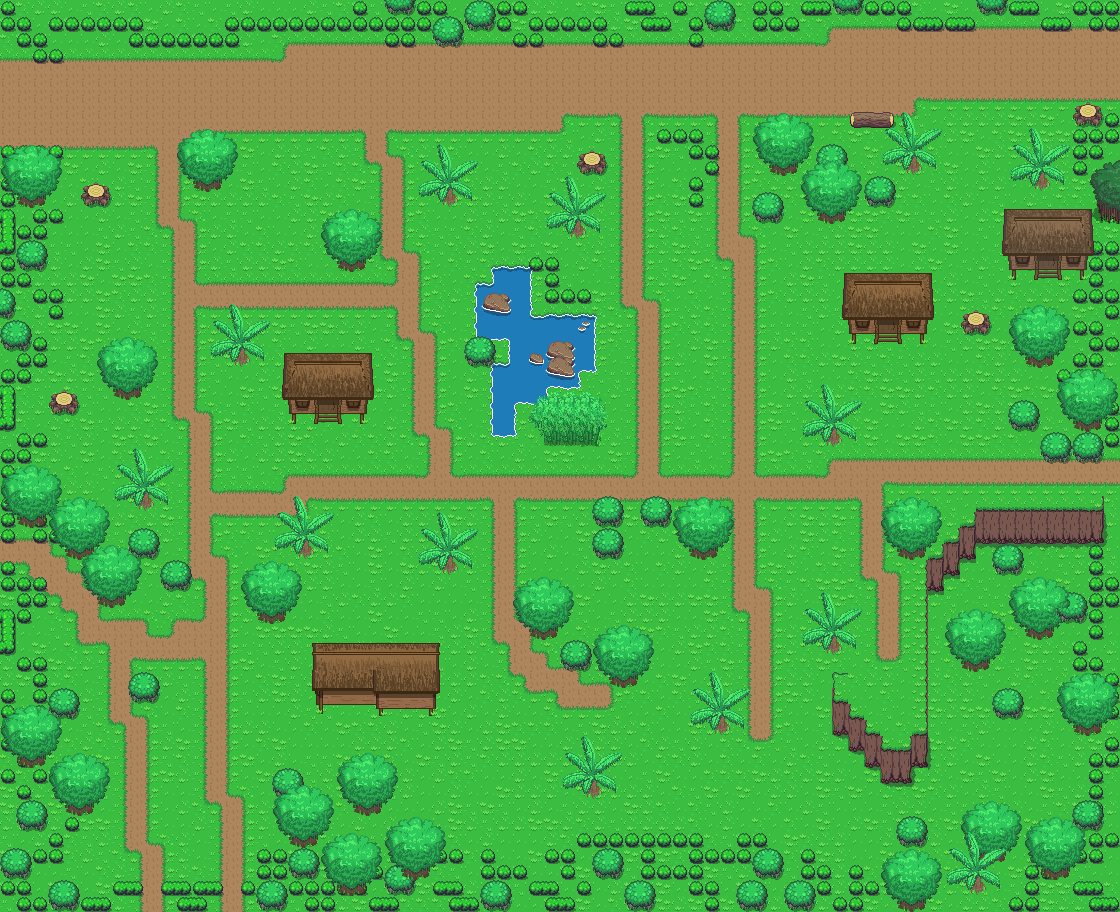

A 2D game scene composited from a Tiled map and its tileset images. What follows is a short description and the map's XML, with each tile layer's data collapsed to a summary:
An orthogonal 70x57 tile map with 16x16 px tiles, 10 tile layers (Base, endblocks, Cliff, Objects 1, ...), 2 tilesets.

<map version="1.0.0" orientation="orthogonal" renderorder="left-down" width="70" height="57" tilewidth="16" tileheight="16" nextobjectid="1">
 <tileset firstgid="1" source="../Tileset/Overworld.tsx" />
 <tileset firstgid="1729" source="../Tileset/Building.tsx" />
 <layer name="Base" width="70" height="57">
  <data>[3990 cells, 3990 non-empty, 33 distinct tile ids]</data>
 </layer>
 <layer name="endblocks" width="70" height="57">
  <data>[3990 cells, 280 non-empty, 18 distinct tile ids]</data>
 </layer>
 <layer name="Cliff" width="70" height="57">
  <data>[3990 cells, 86 non-empty, 17 distinct tile ids]</data>
 </layer>
 <layer name="Objects 1" width="70" height="57">
  <data>[3990 cells, 58 non-empty, 17 distinct tile ids]</data>
 </layer>
 <layer name="Plants 1" width="70" height="57">
  <data>[3990 cells, 234 non-empty, 14 distinct tile ids]</data>
 </layer>
 <layer name="Building 1" width="70" height="57">
  <data>[3990 cells, 92 non-empty, 64 distinct tile ids]</data>
 </layer>
 <layer name="Building 2" width="70" height="57">
  <data>[3990 cells, 28 non-empty, 28 distinct tile ids]</data>
 </layer>
 <layer name="Objects 2" width="70" height="57">
  <data>[3990 cells, 0 non-empty, 0 distinct tile ids]</data>
 </layer>
 <layer name="Plants 2" width="70" height="57">
  <data>[3990 cells, 189 non-empty, 12 distinct tile ids]</data>
 </layer>
 <layer name="Above Player" width="70" height="57">
  <properties>
   <property name="unity:sortingLayerName" value="AbovePlaye" />
  </properties>
  <data>[3990 cells, 453 non-empty, 54 distinct tile ids]</data>
 </layer>
</map>
